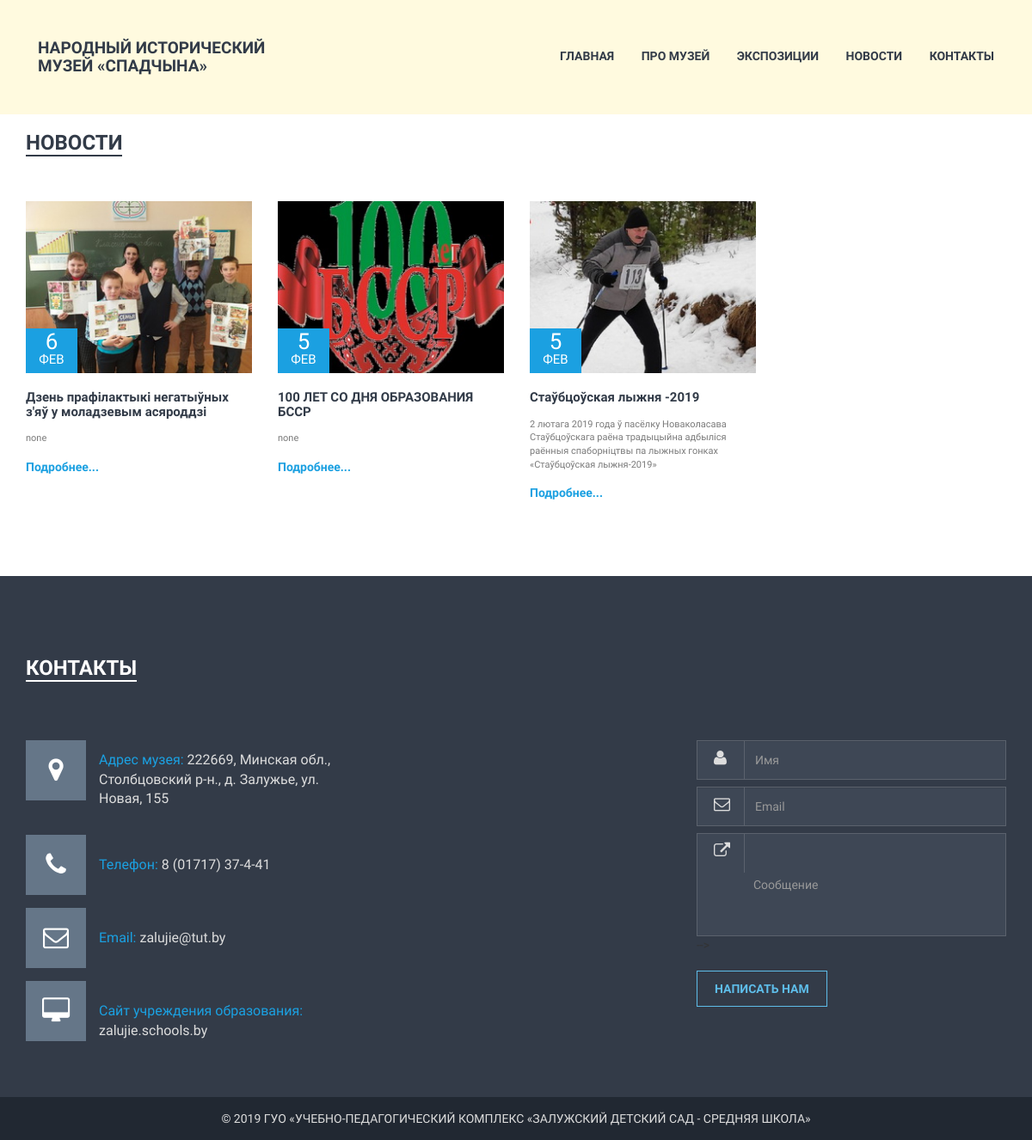
Page /news on the committed database.
### museum/models.py (models this page shows, shortened)
class Post(models.Model):
    author = models.ForeignKey('auth.User', on_delete=models.CASCADE, verbose_name='Автор')
    title = models.CharField(max_length=200, verbose_name='Новость')
    short_text = models.TextField(default='none', verbose_name='Краткое описание')
    text = models.TextField(verbose_name='Текст новости')
    created_date = models.DateTimeField(
            default=timezone.now, verbose_name='Дата создания')
    published_date = models.DateTimeField(
            blank=True, null=True, verbose_name='Дата опубликования')
    photo = models.ImageField(upload_to='news', default='news.png', verbose_name='Превью фото')
    photo_alt = models.CharField(max_length=200, default='none', verbose_name='Описание фото')
    photo_title = models.CharField(max_length=200, default='none', verbose_name='Описание фото при наведении')
    class Meta:
        verbose_name = 'Новость'
        verbose_name_plural = 'Новости'

### museum/views.py (the view)
# urls.py: url(r'^news', views.news, name='new'),
def news(request):
    news = Post.objects.filter(published_date__lte=timezone.now()).order_by('published_date').reverse()
    if request.method == "POST":
        form = MessageForm(request.POST)
        if form.is_valid():
            message = form.save(commit=False)
            message.save()
            return redirect('/feedback.html')
    else:
        form = MessageForm()
    return render(request, 'museum/news.html', {
    'news': news,
    'form': form})

### museum/forms.py
class MessageForm(forms.ModelForm):
    sender_name = forms.CharField(widget=forms.TextInput(attrs={
        'name':'name',
        'class':'form-control',
        'id':'name',
        'placeholder':'Имя'}))
    sender = forms.EmailField(widget=forms.TextInput(attrs={
        'name':'email',
        'class':'form-control',
        'id':'email',
        'placeholder':'Email'}))
    message = forms.CharField(widget=forms.TextInput(attrs={
        'name':'message',
        'class':'form-control',
        'id':'mes',
        'rows':'4',
        'placeholder':'Сообщение'}))
    class Meta:
        model = Message
        fields = ('sender_name', 'sender', 'message', 'reply')

### museum/templates/museum/news.html (shortened to what this page needs)
{% extends 'museum/base.html' %}
{% block content %}
<div class="bl_area">
    <div class="container">
        <div class="row">
            <div class="col-lg-12 col-md-12">
                <div class="section_title">
                    <h2 class="title"><span>Новости</span></h2>
                </div>
            </div>
    </div>
    <div class="row">
            <div class="team_own curosel-style">
            {% for new in news %}
            <div class="col-lg-12 col-md-12">
                <div class="blog_content">
                    <div class="blog_img hover_effect blog_hover">
                        <a href="{% url 'post_detail' pk=new.pk %}"><img src="{{ MEDIA_URL }}{{ new.photo }}" alt="new.photo_alt" title="new.photo_title" /></a>
                        <div class="bolg_date">
                            <a href="{% url 'post_detail' pk=new.pk %}">
                                <span>{{ new.published_date.day }}</span>
                                <span class="month">
                                    {% if new.published_date.month == 1 %}
                                        янв
                                    {% elif new.published_date.month == 2 %}
                                        фев
                                    {% elif new.published_date.month == 3 %}
                                        мар
                                    {% elif new.published_date.month == 4 %}
                                        апр
                                    {% elif new.published_date.month == 5 %}
                                        мая
                                    {% elif new.published_date.month == 6 %}
                                        июн
                                    {% elif new.published_date.month == 7 %}
                                        июл
                                    {% elif new.published_date.month == 8 %}
                                        авг
                                    {% elif new.published_date.month == 9 %}
                                        сен
                                    {% elif new.published_date.month == 10 %}
                                        окт
                                    {% elif new.published_date.month == 11 %}
                                        ноя
                                    {% elif new.published_date.month == 12 %}
                                        дек
                                    {% endif %}
                                    </span>
                            </a>
                        </div>
                    </div>
                    <div class="blog_text">
                        <h2><a href="{% url 'post_detail' pk=new.pk %}">{{ new.title }}</a></h2>
                        <p>{{ new.short_text }}</p>
                        <a href="{% url 'post_detail' pk=new.pk %}">Подробнее...</a>
                    </div>
                </div>
            </div>
            {% endfor %}
            </div>
        </div>
    </div>
</div>
{% endblock %}
{% block footer %}
			<div class="col-sm-4 col-md-4 col-lg-4">
				<form method="post">{% csrf_token  %}
					<div class="contract_us">
						<div class="inputt input_change">
							<span class="message_icon"><i class="fa fa-user"></i></span>
							{{ form.sender_name }}
						</div>
						<div class="inputt input_change">
							<span class="message_icon"><i class="fa fa-envelope-o"></i></span>
							{{ form.sender }}
						</div>
						<div class="inputt">
							<span class="message_icon"><i class="fa fa-external-link"></i></span>
							{{ form.message }}
						</div> -->
						<div class="sunmite_button">
							<button type="submit" name="ok">Написать нам</button>
						</div>
					</div>
				</form>
			</div>
		</div>
	</div>
{% endblock %}

### museum/static/css/main.css (style rules this page uses)
html { color: #222; font-size: 1em; line-height: 1.4; }
audio, canvas, iframe, img, svg, video { vertical-align: middle; }

### museum/static/css/style.css (style rules this page uses)
html, body { height: 100%; }
img { max-width: 100%; height: auto }
p { margin: 0 0 15px; color: #7a7a7a; font-family: 'Oxygen', sans-serif; }
h1, h2, h3, h4, h5, h6 { margin: 0 0 15px; font-family: 'Oxygen', sans-serif; }
a { -moz-transition: all 0.3s ease 0s; -webkit-transition: all 0.3s ease 0s; -ms-transition: all 0.3s ease 0s; -o-transition: all 0.3s ease 0s; transition: all 0.3s ease 0s; text-decoration: none; color: #777; color: #323b48; font-family: 'Oxygen', sans-serif; }
body { font-family: 'Oxygen', sans-serif; }
.title { font-size: 24px; font-weight: bold; text-transform: uppercase; padding-bottom: 40px; }
.title span { border-bottom: 2px solid #323b48; color: #323b48; }
.hover_effect > a { display: block; position: relative; width: 85%; }
.blog_hover > a { display: block; position: relative; width: 100%; }
.hover_effect > a::before { background: rgba(0, 0, 0, .5); bottom: 0; content: ""; left: 0; position: absolute; width: 100%; height: 0; -webkit-transition: .5s; -moz-transition: .5s; -o-transition: .5s; -ms-transition: .5s; transition: .5s; opacity: 0; }
.blog_img { position: relative; }
.bolg_date { position: absolute; bottom: 0px; left: 0px; }
.bolg_date a, .bolg_date2 a { background: #1BA0E1; width: 60px; height: 52px; display: block; text-align: center; text-transform: uppercase; font-size: 26px; line-height: 31px; }
.bolg_date a span, .bolg_date2 a span { color: #fff; background: #1BA0E1; display: block; }
.month { font-size: 15px; margin-top: -10px; }
.blog_text > h2 { font-size: 15px; font-weight: bold; margin: 20px 0 15px; transition: .5s; -webkit-transition: .5s; -moz-transition: .5s; -o-transition: .5s; -ms-transition: .5s; }
.blog_text > p { font-size: 11px; }
.blog_text > a, .blog_text2 { color: #1BA0E1; font-weight: bold; transition: .5s; -webkit-transition: .5s; -moz-transition: .5s; -o-transition: .5s; -ms-transition: .5s; }
.contract_us { margin-top: 15px; }
#name { background: #3e4755 none repeat scroll 0 0; border: 1px solid #5b626d; border-radius: 0; color: #fff; height: 46px; padding-left: 67px; }
#email { background: #3e4755 none repeat scroll 0 0; border: 1px solid #5b626d; border-radius: 0; color: #fff; height: 46px; padding-left: 67px; }
#name:focus, #email:focus, #mes { box-shadow: none; }
.inputt { position: relative; }
.message_icon { border-right: 1px solid #5b626d; color: #ddd; font-size: 19px; height: 46px; left: 0; line-height: 30px; padding: 6px 20px; position: absolute; top: 0; width: 56px; }
#mes { background: #3e4755 none repeat scroll 0 0; border: 1px solid #5b626d; border-radius: 0; color: #fff; height: 120px; padding-left: 65px; vertical-align: top; }
.input_change { margin-bottom: 8px; }
.sunmite_button { margin-top: 20px; }
.sunmite_button button { padding: 10px 20px; border: 1px solid #5EBDE9; text-transform: uppercase; color: #5EBDE9; background: transparent; font-weight: bold; transition: 1s; -webkit-transition: 1s; -moz-transition: 1s; -o-transition: 1s; -ms-transition: 1s; }
.team_own.curosel-style.owl-carousel.owl-theme { clear: both; }
.bl_area { padding: 153px 0 87px; }

### rows in the picture
Post: photo (picture), published_date.day "6", shows "ФЕВ", title "Дзень прафілактыкі негатыўных з'яў у моладзевым асяроддзі", short_text "none"
Post: photo (picture), published_date.day "5", shows "ФЕВ", title "100 ЛЕТ СО ДНЯ ОБРАЗОВАНИЯ БССР", short_text "none"
Post: photo (picture), published_date.day "5", shows "ФЕВ", title "Стаўбцоўская лыжня -2019", short_text "2 лютага 2019 года ў пасёлку Новаколасава Стаўбцоўскага раёна традыцыйна адбыліся раённыя спаборніцтвы па лыжных гонках «Стаўбцоўская лыжня-2019»"
